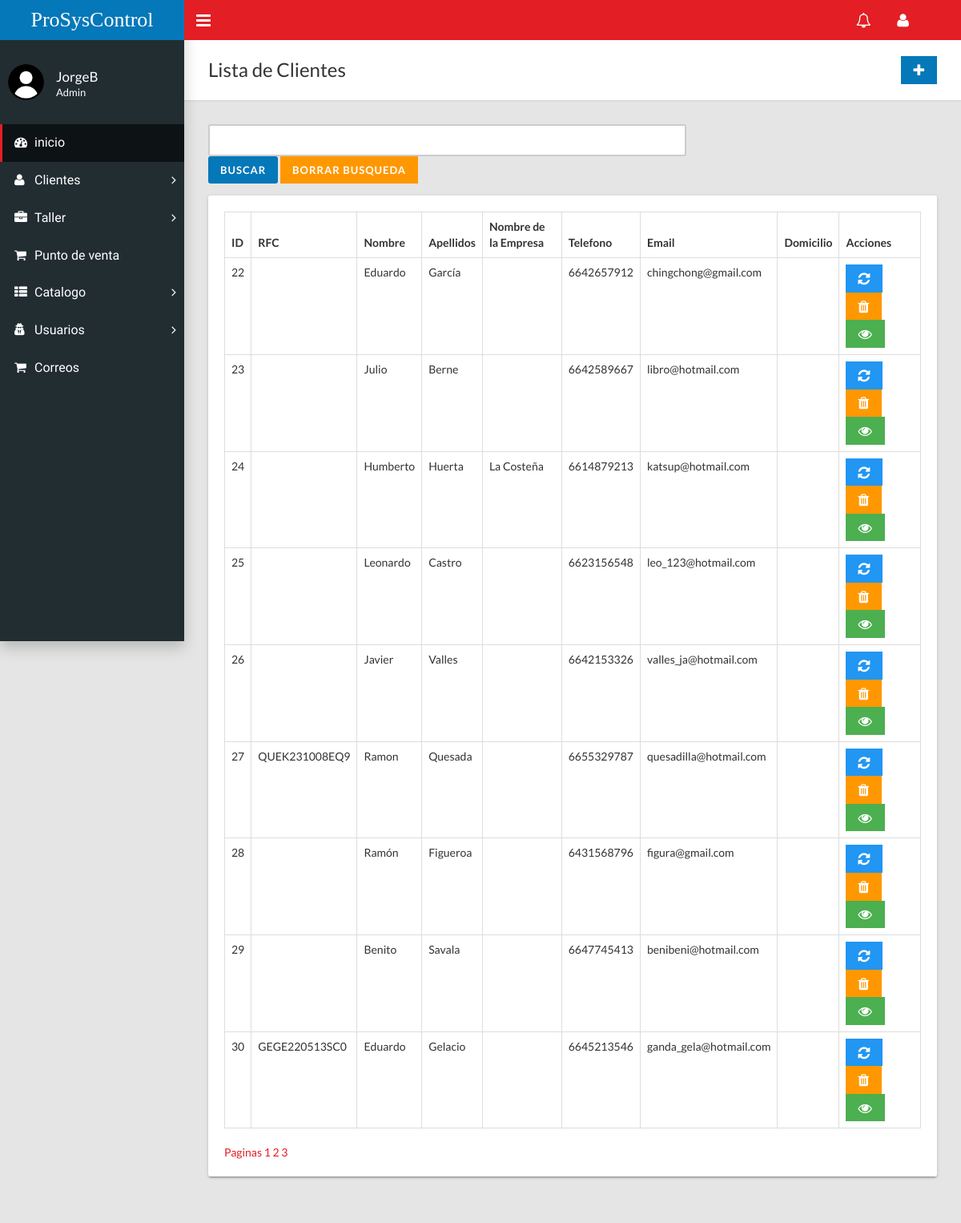
The app's page /home.php?c=cliente&a=PaginarN&pagina=3 (signed in), older data.
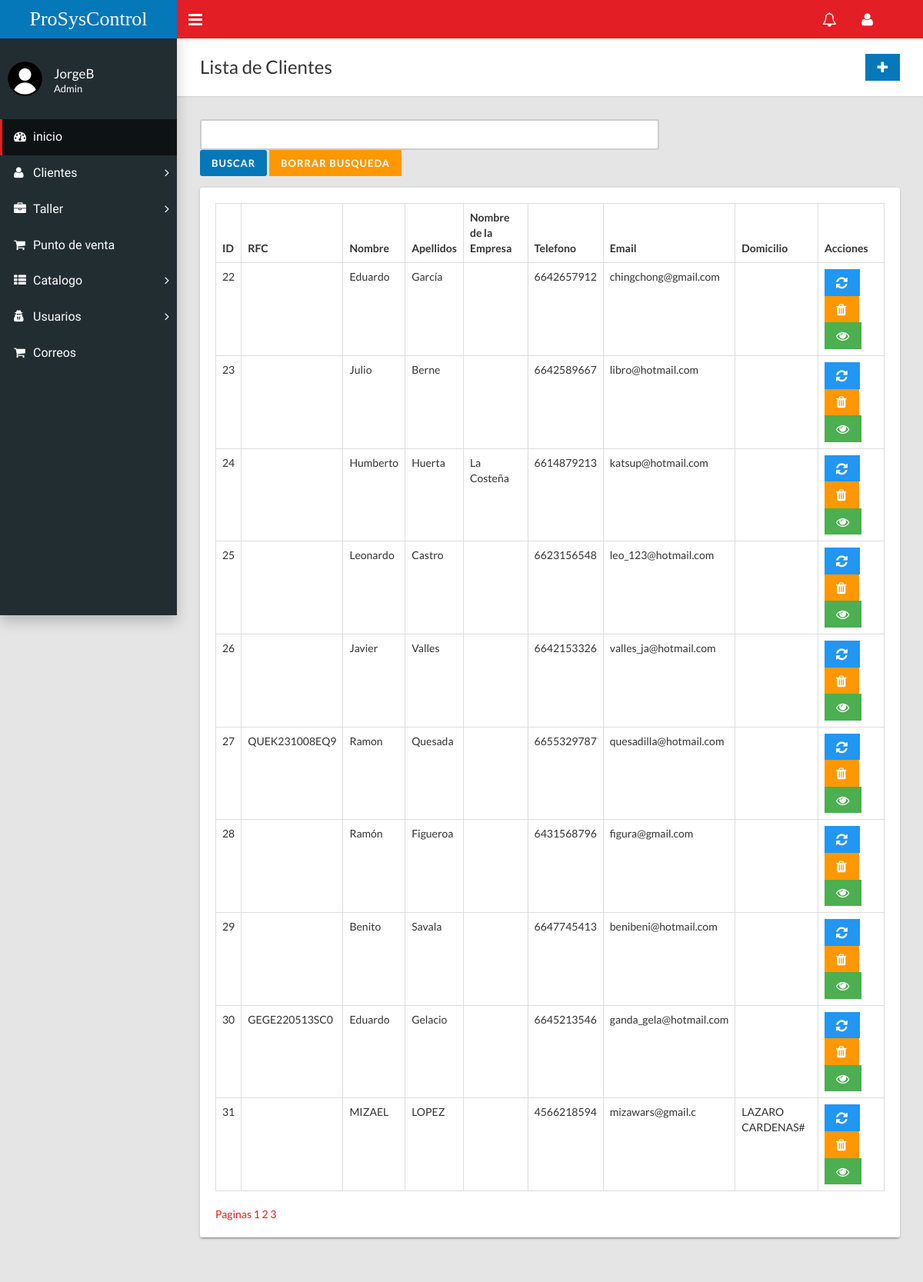
The same page, newer data.
### tables this page shows
CREATE TABLE `clientes` (
  `idClientes` int(11) NOT NULL,
  `rfc` varchar(20) NOT NULL,
  `nombreCliente` varchar(50) NOT NULL,
  `apellidosC` varchar(50) NOT NULL,
  `nombreEmpresa` varchar(70) NOT NULL,
  `telefono` varchar(10) NOT NULL,
  `email` varchar(70) NOT NULL,
  `domicilio` varchar(150) NOT NULL
);

### controladores/cliente.controlador.php (called while the page is built, shortened)
<?php
require_once "modelos/cliente.php";
class ClienteControlador{
    public function __CONSTRUCT(){
        $this->modelo = new Cliente;
    }
    public function PaginarN(){
        require_once "vistas/encabezado.php";
        require_once "vistas/cliente/index.php";
        require_once "vistas/pie.php";
    }
}

### modelos/database.php (called while the page is built, shortened)
<?php
class Database{
    public static function Conectar(){
        try{
            $conexion = new PDO("mysql:host=".self::servidor.";dbname=".self::nombrebd.";charset=utf8", self::usuariobd,
            self::clave);
            $conexion -> setAttribute(PDO::ATTR_ERRMODE, PDO::ERRMODE_EXCEPTION);
            return $conexion;
        }catch(PDOException $e){
            return "Fallo " .$e->getMessage();
        }
    }
}

### modelos/cliente.php (called while the page is built, shortened)
<?php
class Cliente{
    private $pdo;
    public function __CONSTRUCT(){
        $this->pdo = Database::Conectar();
    }
    public function Listar(){
        try{
            $consulta = $this->pdo->prepare("SELECT * FROM clientes;");
            $consulta->execute();
            return $consulta->fetchAll(PDO::FETCH_OBJ);
        }catch(Exception $excepcion){
            die($excepcion->getMessage());
        }
    }
    public function Paginar($limite,$numerodeRegistros){
        try{
            $where="";
            $consulta = $this->pdo->prepare("SELECT * FROM `clientes` $where LIMIT $limite,$numerodeRegistros;");
            $consulta->execute();
            return $consulta->fetchAll(PDO::FETCH_OBJ);
        }catch(Exception $excepcion){
            die($excepcion->getMessage());
        }
    }
}

### vistas/cliente/index.php (the view, shortened to what the changed rows need)
<?php
require_once "modelos/database.php";
?>
<div class="content-wrapper">
        <div class="page-title">
          <div>
            <h1>Lista de Clientes</h1>
          </div>
        </div>
            <?php
            $url_busqueda="";
                              ?>
        <div class="row">
          <div class="col-md-12">
            <div class="card">
              <div class="card-body">
                <div class="table-responsive">
                  <table class="table table-hover table-bordered" id="sampleTable">
                    <thead>
                      <tr>
                        <th>ID</th>
                        <th>RFC</th>
                        <th>Nombre</th>
                        <th>Apellidos</th>
                        <th>Nombre de la Empresa</th>
                        <th>Telefono</th>
                        <th>Email</th>
                        <th>Domicilio</th>
                        <th>Acciones</th>
                      </tr>
                    </thead>
                    <tbody>
                    <?php
                      $registros_por_pagina = 10;
                      $total_registros = count($this->modelo->Listar());
                      if (isset($_GET['pagina'])) {
                          foreach($this->modelo->Paginar(($_GET['pagina']-1)*$registros_por_pagina, $registros_por_pagina) as $clienteSQL):?>
                            <tr>
                                <td><?=$clienteSQL->idClientes?></td>
                                <td><?=$clienteSQL->rfc?></td>
                                <td><?=$clienteSQL->nombreCliente?></td>
                                <td><?=$clienteSQL->apellidosC?></td>
                                <td><?=$clienteSQL->nombreEmpresa?></td>
                                <td><?=$clienteSQL->telefono?></td>
                                <td><?=$clienteSQL->email?></td>
                                <td><?=$clienteSQL->domicilio?></td>
                                <?php $idc = $clienteSQL->idClientes ?>
                              <td><?php if($_SESSION['tipoUsuario']!='Secretario'){?>
                              <a class="btn btn-info btn-flat" href="?c=cliente&a=FormCrear&id=<?=$idc?>"><i class="fa fa-lg fa-refresh"></i></a>
                                  <a class="btn btn-warning btn-flat" onclick = "return confirm('¿Realmente desea eliminar?')" href="?c=cliente&a=Borrar&id=<?=$idc?>"><i class="fa fa-lg fa-trash"></i></a>
                              <?php } ?>
                                  <a class="btn btn-success btn-flat" href="?c=cliente&a=FormConsultar&id=<?=$idc?>"><i class="fa fa-lg fa-eye"></i></a></td>
                            </tr>
                            <?php endforeach;
                      }
                      ?>
                    </tbody>
                  </table>
                </div>
                <div class="dataTables_paginate paging_simple_numbers">
                <?php
               $num_paginas = ceil($total_registros / $registros_por_pagina);
               echo "<a class='btn-btn-secondary' type='button'>Paginas  </a> ";
               for ($i = 1; $i <= $num_paginas; $i++) {
                echo "<a class='page-link' href='?c=cliente&a=PaginarN&pagina=$i$url_busqueda'>$i</a> ";
               }
                ?>
                </div>
                </div>
              </div>
            </div>
          </div>
        </div>
      </div>

Row changes from the older to the newer data that the page shows:
added clientes: idClientes "31", nombreCliente "MIZAEL", apellidosC "LOPEZ", telefono "4566218594", email "mizawars@gmail.c", domicilio "LAZARO CARDENAS#"
